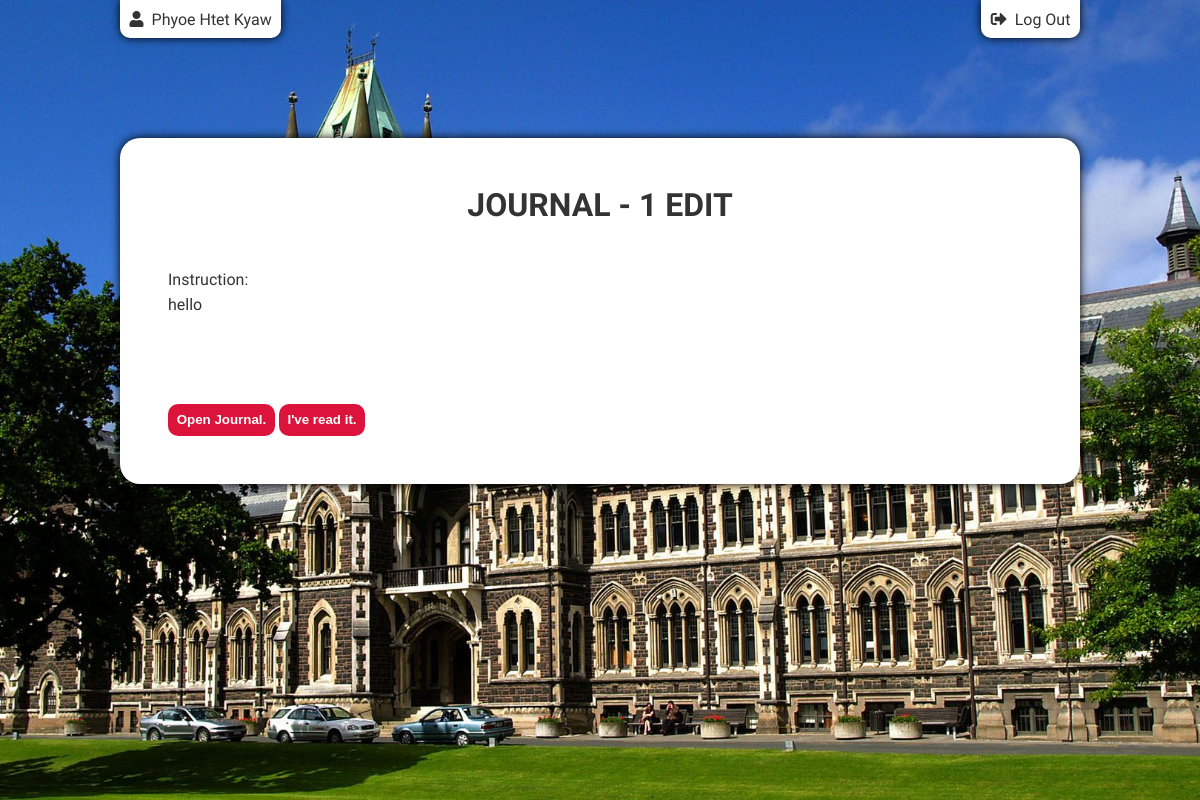
/index.php (signed in), run on an earlier commit of the app's database.
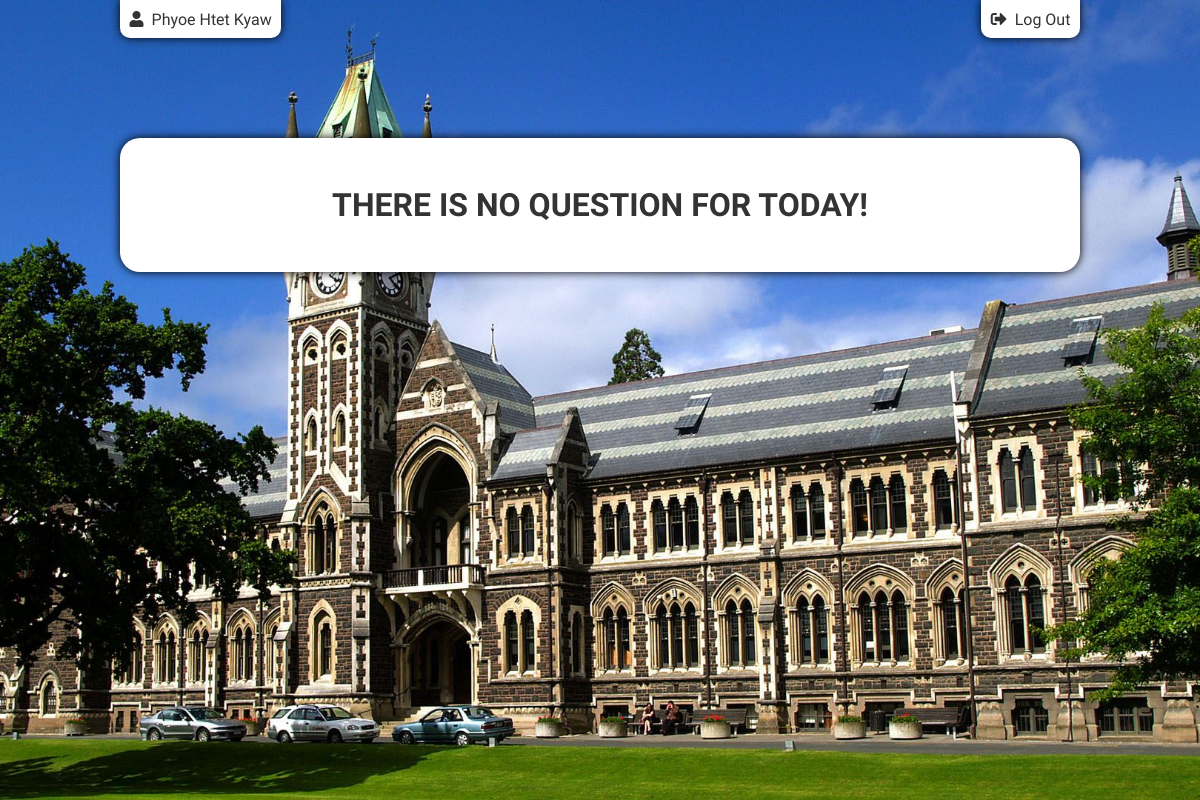
And on a later commit of the database.
### tables this page shows
CREATE TABLE `users` (
  `id` int(11) NOT NULL,
  `name` varchar(255) NOT NULL,
  `roll_no` varchar(255) NOT NULL,
  `email` varchar(255) NOT NULL,
  `password` varchar(255) NOT NULL,
  `status` int(11) NOT NULL,
  `grade_id` int(11) NOT NULL,
  `time_stamp` timestamp NOT NULL DEFAULT current_timestamp() ON UPDATE current_timestamp()
);

CREATE TABLE `journal` (
  `id` int(11) NOT NULL,
  `journal_title` varchar(255) NOT NULL,
  `instruction` varchar(255) NOT NULL,
  `grade_id` int(11) NOT NULL,
  `user_id` int(11) NOT NULL,
  `start_date` date NOT NULL,
  `end_date` date NOT NULL,
  `pdf` varchar(255) NOT NULL,
  `time_stamp` timestamp NOT NULL DEFAULT current_timestamp() ON UPDATE current_timestamp()
);

### app/classes/DB.php (called while the page is built)
<?php
class DB{
    private $localhost = "localhost";
    private $username = "root";
    private $password = "";
    private $dbname = "lms";
    public function connect(){
        try{
            $pdo = new PDO("mysql:host=$this->localhost;dbname=$this->dbname", $this->username, $this->password);
            $pdo->setAttribute(PDO::ATTR_ERRMODE, PDO::ERRMODE_EXCEPTION);
            return $pdo;
        }catch(PDOException $e){
            echo "ERROR: " . $e->getMessage();
        }
    }
}
?>

### app/classes/User.php (called while the page is built, shortened)
<?php
class User extends DB{
    private $con;
    public function __construct(){
        $this->con = $this->connect();
    }
    public function currentUser(){
        $id = $_SESSION['user_id'];
        $sql = "SELECT * FROM users WHERE id=:id";
        $stmt = $this->con->prepare($sql);
        $stmt->bindParam("id", $id, PDO::PARAM_INT);
        $stmt->execute();
        $res = $stmt->fetch(PDO::FETCH_OBJ);
        return $res;
    }
}
?>

### app/classes/General.php (called while the page is built, shortened)
<?php
class General extends DB{
    private $con;
    public function __construct(){
        $this->con = $this->connect();
    }
    public function checkMain(){
        $today = date('Y-m-d');
        $user_id = $_SESSION['user_id'];
        $user_sql = "SELECT * FROM users WHERE id=:id";
        $user_stmt = $this->con->prepare($user_sql);
        $user_stmt->bindParam("id", $user_id, PDO::PARAM_INT);
        $user_stmt->execute();
        $user_res = $user_stmt->fetch(PDO::PARAM_INT);
        $grade_id = $user_res->grade_id;
        $sql = "SELECT * FROM queue WHERE grade_id=:grade_id";
        $stmt = $this->con->prepare($sql);
        $stmt->bindParam("grade_id", $grade_id, PDO::PARAM_INT);
        $stmt->execute();
        $res = $stmt->fetchAll(PDO::FETCH_OBJ);
        $date_arr = [];
        foreach($res as $value){
            $start_date = new DateTime($value->start_date);
            $date1 = strtotime($value->start_date);
            $date2 = strtotime($value->end_date);
            $diff = abs($date2 - $date1);
            $years = floor($diff / (365*60*60*24));
            $months = floor(($diff - $years * 365*60*60*24) / (30*60*60*24));
            $days = floor(($diff - $years * 365*60*60*24 - $months*30*60*60*24)/ (60*60*24));
            $i = 0;
            array_push($date_arr, ["id" => $value->id, "date" => $start_date->format('Y-m-d')]);
            do{
                $start_date->modify('+1 day');
                array_push($date_arr, ["id" => $value->id, "date" => $start_date->format('Y-m-d')]);
                $i++;
            }while($i < $days);
        }
        foreach($date_arr as $value){
            if($value['date'] == $today){
                $queue_id = $value['id'];
                $sec_sql = "SELECT * FROM queue WHERE id=:id";
                $sec_stmt = $this->con->prepare($sec_sql);
                $sec_stmt->bindParam("id", $queue_id, PDO::PARAM_INT);
                $sec_stmt->execute();
                $sec_res = $sec_stmt->fetch(PDO::FETCH_OBJ);
                if($sec_res->quize_id == null){
                    if($sec_res->assignment_id == null){
                        if($sec_res->journal_id == null){
                            return false;
                        }else{
                            $journal_id = $sec_res->journal_id;
                            $fourth_sql = "SELECT * FROM journal WHERE id=:id";
                            $fourth_stmt = $this->con->prepare($fourth_sql);
                            $fourth_stmt->bindParam("id", $journal_id, PDO::PARAM_INT);
                            $fourth_stmt->execute();
                            $fourth_res = $fourth_stmt->fetch(PDO::FETCH_OBJ);
                            return $fourth_res;
                        }
                    }
                }
            }
        }
    }
}
?>

### app/classes/Journal.php (called while the page is built, shortened)
<?php
class Journal extends DB{
    private $con;
    public function __construct(){
        $this->con = $this->connect();
    }
    public function checkJournalReportOrNot($id){
        $user_id = $_SESSION['user_id'];
        $sql = "SELECT * FROM journal_done WHERE journal_id=:journal_id AND user_id=:user_id";
        $stmt = $this->con->prepare($sql);
        $stmt->bindParam("journal_id", $id, PDO::PARAM_INT);
        $stmt->bindParam("user_id", $user_id, PDO::PARAM_INT);
        $stmt->execute();
        $res = $stmt->fetch(PDO::FETCH_OBJ);
        if(is_object($res)){
            return true;
        }else{
            return false;
        }
    }
}
?>

### index.php (the view, shortened to what this page needs)
<?php
    include "template/header.php";
    $user = new User;
    $current_user = $user->currentUser();
?>
<div class="index-bg">
    <div class="index-header">
        <div class="user-profile-panel">
            <p>
                <i class="fa fa-user"></i>&nbsp;
                <span><?php echo $current_user->name; ?></span>
            </p>
        </div>
        <div class="user-profile-panel" id="logout">
            <p>
                <i class="fa fa-sign-out-alt"></i>&nbsp;
                <span>Log Out</span>
            </p>
        </div>
    </div>
    <?php
        $general = new General;
        if($general->checkMain()){
            $data = $general->checkMain();
            if(isset($data->assignment_title)){
                include "template/assignment.php";
            }else if(isset($data->journal_title)){
                include "template/journal.php";
            }
        }else{
            include "template/no_question.php";
        }
    ?>
</div>
<?php include "template/footer.php"; ?>

### template/header.php (shortened to what this page needs)
<!DOCTYPE html>
<html lang="en">
<head>
    <link rel="stylesheet" href="https://use.fontawesome.com/releases/v5.15.1/css/all.css">
    <link rel="stylesheet" href="assets/css/style.css">
</head>
<body>

### template/journal.php
<div class="main-section">
    <div class="main-section-header">
        <h1><?php echo $data->journal_title; ?></h1>
    </div>
    <div class="main-section-para">
        <p>Instruction:</p>
        <p><?php echo $data->instruction; ?></p>
    </div>
    <?php
        $journal = new Journal;
        if(!$journal->checkJournalReportOrNot($data->id)){
            ?>
                <div class="main-section-button">
                    <a href="admin/assets/uploads/<?php echo $data->pdf; ?>" target="_blank"><button style="display: inline-block;">Open Journal.</button></a>
                    <a href="journal_done.php?journal_id=<?php echo $data->id ?>&&user_id=<?php echo $_SESSION['user_id']; ?>"><button style="display: inline-block;">I've read it.</button></a>
                </div>
            <?php
        }else{
            echo "<p class='alert alert-success'>Journal Readed!</p>";
        }
    ?>
</div>

### template/footer.php (shortened to what this page needs)
</body>
</html>

### template/no_question.php
<div class="main-section">
    <div class="main-section-header">
        <h1>There is no question for today!</h1>
    </div>
</div>

### assets/css/style.css (style rules this page uses)
* { margin: 0; padding: 0; }
body { font-size: 1rem; font-family: 'Ubuntu', sans-serif; color: #333; }
.index-bg { background-image: url(../images/thumb-1920-932313.jpg); background-position: center; background-size: cover; background-repeat: no-repeat; height: 100vh; padding: 0 10%; }
.main-section { background-color: #fff; position: relative; top: 100px; padding: 5%; border-radius: 20px; box-shadow: 0 0 10px #000; }
.main-section-header h1 { text-align: center; text-transform: uppercase; }
.index-bg .index-header { display: flex; justify-content: space-between; }
.index-bg .index-header .user-profile-panel { background-color: #fff; display: inline-block; padding: 1%; border-bottom-left-radius: 10px; border-bottom-right-radius: 10px; cursor: pointer; box-shadow: 0 0 10px #000; transition: 0.4s ease; }
.main-section-para p { line-height: 25px; }
.main-section-para p:first-child { margin-top: 5%; }
.main-section-para p:last-child { margin-bottom: 10%; }
.main-section-button button { padding: 1%; background-color: crimson; color: #fff; font-weight: bold; border: none; border-radius: 10px; cursor: pointer; margin: 0 auto; transition: 0.4s ease; display: block; }

What changed in the data, as far as the page shows it:
removed journal: journal_title "JOURNAL - 1 EDIT", instruction "hello"
Also different on the page:
text no longer shown: "Instruction: Open Journal. I've read it."
text now shown: "THERE IS NO QUESTION FOR TODAY!"
